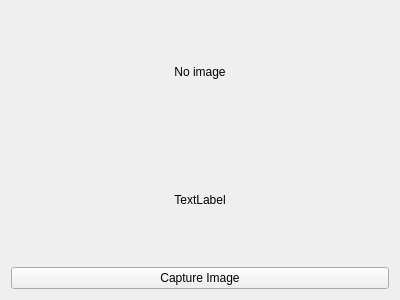
<?xml version="1.0" encoding="UTF-8"?>
<ui version="4.0">
 <class>Widget</class>
 <widget class="QWidget" name="Widget">
  <property name="geometry">
   <rect>
    <x>0</x>
    <y>0</y>
    <width>400</width>
    <height>300</height>
   </rect>
  </property>
  <property name="windowTitle">
   <string>Widget</string>
  </property>
  <layout class="QVBoxLayout" name="verticalLayout">
   <item>
    <widget class="QLabel" name="imageLabel_">
     <property name="text">
      <string>No image</string>
     </property>
     <property name="alignment">
      <set>Qt::AlignCenter</set>
     </property>
    </widget>
   </item>
   <item>
    <widget class="QLabel" name="infoLabel_">
     <property name="text">
      <string>TextLabel</string>
     </property>
     <property name="alignment">
      <set>Qt::AlignCenter</set>
     </property>
    </widget>
   </item>
   <item>
    <widget class="QPushButton" name="captureButton_">
     <property name="text">
      <string>Capture Image</string>
     </property>
    </widget>
   </item>
  </layout>
 </widget>
 <layoutdefault spacing="6" margin="11"/>
 <resources/>
 <connections/>
</ui>
